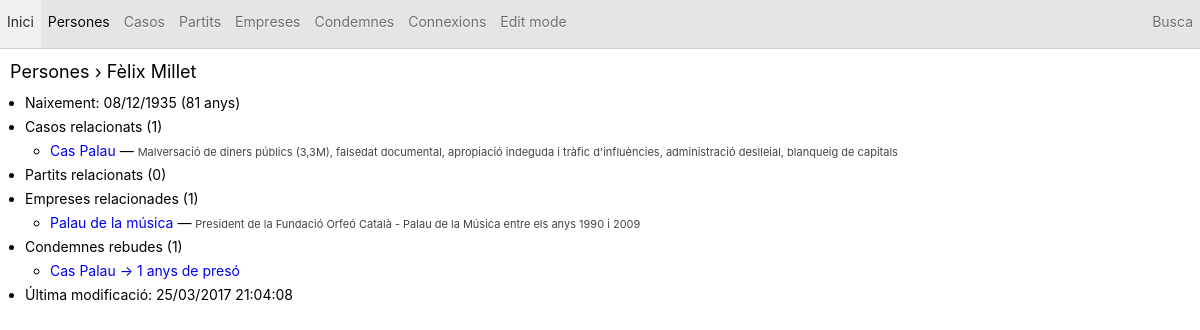
Page /persona.php?id=12 on the committed database.
### tables this page shows
CREATE TABLE `persones` (
  `id` int(11) NOT NULL AUTO_INCREMENT,
  `nom` text NOT NULL,
  `naixement` date NOT NULL,
  `modificacio` timestamp NOT NULL DEFAULT CURRENT_TIMESTAMP ON UPDATE CURRENT_TIMESTAMP,
  PRIMARY KEY (`id`)
);

CREATE TABLE `relacions_persona_cas` (
  `id` int(11) NOT NULL AUTO_INCREMENT,
  `persona_id` int(11) NOT NULL,
  `cas_id` int(11) NOT NULL,
  `descripcio` text NOT NULL,
  `ordre` int(11) NOT NULL,
  PRIMARY KEY (`id`)
);

CREATE TABLE `casos` (
  `id` int(11) NOT NULL AUTO_INCREMENT,
  `nom` text NOT NULL,
  `espoli` float NOT NULL,
  `any` text NOT NULL,
  `estat` text NOT NULL,
  `modificacio` timestamp NOT NULL DEFAULT CURRENT_TIMESTAMP ON UPDATE CURRENT_TIMESTAMP,
  `descripcio` text NOT NULL,
  PRIMARY KEY (`id`)
);

CREATE TABLE `relacions_persona_empresa` (
  `id` int(11) NOT NULL AUTO_INCREMENT,
  `persona_id` int(11) NOT NULL,
  `empresa_id` int(11) NOT NULL,
  `descripcio` text NOT NULL,
  PRIMARY KEY (`id`)
);

CREATE TABLE `empreses` (
  `id` int(11) NOT NULL AUTO_INCREMENT,
  `nom` text NOT NULL,
  `modificacio` timestamp NOT NULL DEFAULT CURRENT_TIMESTAMP ON UPDATE CURRENT_TIMESTAMP,
  `descripcio` text NOT NULL,
  PRIMARY KEY (`id`)
);

CREATE TABLE `condemnes` (
  `id` int(11) NOT NULL AUTO_INCREMENT,
  `relacio_persona_cas_id` int(11) NOT NULL,
  `anys_de_preso` int(11) NOT NULL,
  `delictes` text NOT NULL,
  `any` int(11) NOT NULL,
  `modificacio` timestamp NOT NULL DEFAULT CURRENT_TIMESTAMP ON UPDATE CURRENT_TIMESTAMP,
  PRIMARY KEY (`id`)
);

### persona.php (the view, shortened to what this page needs)
<!doctype html><html><head>
	<?php include'imports.php'?>
	<?php
		$id=$_GET['id'] or die('persona id no especificat');
		$sql="SELECT * FROM persones WHERE id=$id";
		$res=$mysql->query($sql) or die(mysqli_error($mysql));
		$row=mysqli_fetch_assoc($res);
		$persona=new stdclass;
		$persona->id=$row['id'];
		$persona->nom=$row['nom'];
		$persona->naixement=$row['naixement'];
		$persona->modificacio=$row['modificacio'];
	?>
</head><body>
<?php include'navbar.php'?>
<h1>
	<span onclick=window.location='persones.php'>Persones</span> &rsaquo;
	<?php echo $persona->nom ?>
</h1>
<ul>
	<li>
		Naixement:
		<?php echo date("d/m/Y",strtotime($persona->naixement)) ?>
		(<?php
			function getAge($then)
			{
				$then_ts = strtotime($then);
				$then_year = date('Y',$then_ts);
				$age = date('Y') - $then_year;
				if(strtotime('+' . $age . ' years', $then_ts) > time()) $age--;
				return $age;
			}
			echo getAge($persona->naixement);
		?> anys)
	</li>
	<li>
		<?php
			$sql="
				SELECT
					relacions_persona_cas.id AS rel_id,
					casos.nom AS nom,
					casos.id AS cas_id,
					relacions_persona_cas.descripcio AS descripcio
				FROM relacions_persona_cas,casos
				WHERE cas_id=casos.id AND persona_id=$persona->id
				ORDER BY nom
			";
			$res=$mysql->query($sql) or die(mysqli_error($mysql));
			$n=mysqli_num_rows($res);
		?>
		Casos relacionats (<?php echo $n ?>)
		<ul>
			<?php
				while($row=mysqli_fetch_assoc($res))
				{
					$nom=$row['nom'];
					$cas_id=$row['cas_id'];
					$descripcio=$row['descripcio']=="" ? "<i class=blanc>~no hi ha descripció</i>" : $row['descripcio'];
					echo "<li>
						<a href=cas.php?id=$cas_id>$nom</a>
						&mdash;
						<span class=descripcio>$descripcio</span>
					";
				}
			?>
		</ul>
	</li>
	<li>
		<?php
			$sql="
				SELECT
					relacions_persona_partit.id AS rel_id,
					partits.nom,
					partits.id AS partit_id,
					relacions_persona_partit.descripcio
				FROM relacions_persona_partit,partits
				WHERE partit_id=partits.id AND persona_id=$persona->id
				ORDER BY nom
			";
			$res=$mysql->query($sql) or die(mysqli_error($mysql));
			$n=mysqli_num_rows($res);
		?>
		Partits relacionats (<?php echo $n ?>)
	</li>
	<li>
		<?php
			$sql="
				SELECT
					relacions_persona_empresa.id AS rel_id,
					empreses.nom,
					empreses.id AS empresa_id,
					relacions_persona_empresa.descripcio
				FROM relacions_persona_empresa,empreses
				WHERE empresa_id=empreses.id AND persona_id=$persona->id
				ORDER BY nom
			";
			$res=$mysql->query($sql) or die(mysqli_error($mysql));
			$n=mysqli_num_rows($res);
		?>
		Empreses relacionades (<?php echo $n ?>)
		<ul>
			<?php
				while($row=mysqli_fetch_assoc($res))
				{
					$nom=$row['nom'];
					$empresa_id=$row['empresa_id'];
					$descripcio=$row['descripcio']=="" ? "<i class=blanc>~no hi ha descripció</i>" : $row['descripcio'];
					echo "<li>
						<a href=empresa.php?id=$empresa_id>$nom</a>
						&mdash;
						<span class=descripcio>$descripcio</span>
						";
				}
			?>
		</ul>
	</li>
	<li>
		<?php
			$sql="
			SELECT condemnes.id, condemnes.anys_de_preso, casos.nom AS cas
			FROM condemnes, relacions_persona_cas AS rel, casos
			WHERE
				condemnes.relacio_persona_cas_id = rel.id
				AND rel.cas_id = casos.id
				AND rel.persona_id = $persona->id
			";
			$res=$mysql->query($sql) or die(mysqli_error($mysql));
			$n=mysqli_num_rows($res);
		?>
		Condemnes rebudes (<?php echo $n?>)
		<ul>
			<?php
				while($row=mysqli_fetch_assoc($res))
				{
					$id=$row['id'];
					$anys_de_preso=$row['anys_de_preso'];
					$cas=$row['cas'];
					echo "<li>
						<a href=condemna.php?id=$id>$cas &rarr; $anys_de_preso anys de presó</a>
					";
				}
			?>
		</ul>
	</li>
	<li>
		Última modificació: <?php echo date("d/m/Y H:i:s",strtotime($persona->modificacio)) ?>
	</li>
</ul>

### css.css (style rules this page uses)
body { margin:0 auto; overflow-y:scroll; font-family:"Palatino Linotype", "Book Antiqua", Palatino, serif; font-family:"Trebuchet MS", Helvetica, sans-serif; font-family:"San Francisco", -apple-system, system-ui, ".SFNSText-Regular", sans-serif; font-size:14px; }
h1,h2,h3 { font-weight:normal; padding-left:10px; }
h1 { font-size:18px }
ul { margin:0; padding-left:25px; }
li { margin-top:0.5em; margin-bottom:0.5em; }
a { text-decoration:none }
span[onclick] { cursor:pointer }
.descripcio { color:#444; font-size:11px; }

### rows in the picture
persones: nom "Fèlix Millet", naixement "08/12/1935", naixement "81", modificacio "25/03/2017 21:04:08"
relacions_persona_cas: casos.nom "Cas Palau", descripcio "Malversació de diners públics (3,3M), falsedat documental, apropiació indeguda i tràfic d'influències, administració deslleial, blanqueig de capitals"
relacions_persona_empresa: empreses.nom "Palau de la música", descripcio "President de la Fundació Orfeó Català - Palau de la Música entre els anys 1990 i 2009"
condemnes: casos.nom "Cas Palau", anys_de_preso "1"

### other values in the picture
$n "1"
$n "0"
